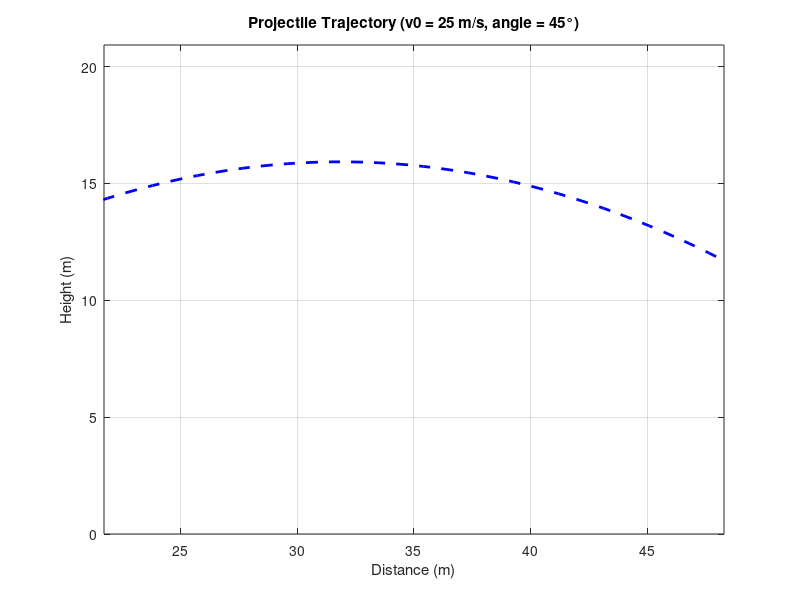

Source code (MATLAB):
function projectileMotion(v0, angle_deg)
    if nargin < 2
        v0 = 25;
        angle_deg = 45;
    end

    % gravity
    g = 9.81;
    
    % convert angle to radians for MATLAB's standard trig functions
    theta = angle_deg * (pi / 180); 
    
    % total flight time
    t_flight = (2 * v0 * sin(theta)) / g;
    
    % time vector from 0 to t_flight with 100 steps
    t = linspace(0, t_flight, 100);

    % x, y coordinates over time
    x = v0 * cos(theta) * t;
    y = v0 * sin(theta) * t - 0.5 * g * (t.^2);
    
    figure;
    plot(x, y, 'b--', 'LineWidth', 2);
    % use formatted string in the title using sprintf
    title(sprintf('Projectile Trajectory (v0 = %d m/s, angle = %d°)', v0, angle_deg));
    xlabel('Distance (m)');
    ylabel('Height (m)');
    grid on;
    axis equal;
    ylim([0, max(y) + 5]);
end
